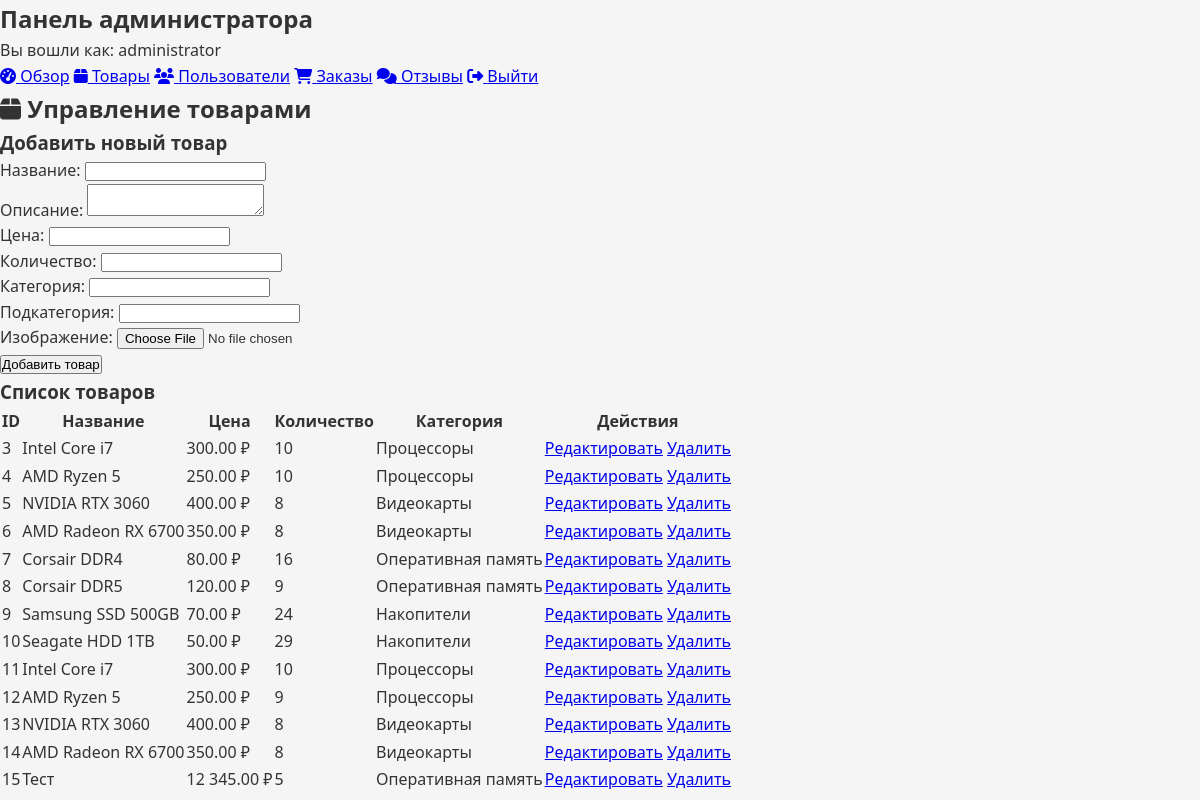
Screenshot of /admin_products.php (signed in) with the database file from the repository.
### tables this page shows
CREATE TABLE `products` (
  `id` int(11) NOT NULL,
  `name` varchar(100) NOT NULL,
  `description` text DEFAULT NULL,
  `price` decimal(10,2) NOT NULL,
  `quantity` int(11) NOT NULL,
  `category` varchar(100) DEFAULT NULL,
  `subcategory` varchar(100) DEFAULT NULL,
  `image` varchar(255) DEFAULT NULL
);

### admin_products.php (the view, shortened to what this page needs)
<?php
require 'db.php';
$stmt = $pdo->query("SELECT * FROM products");
$products = $stmt->fetchAll();
?>
<!DOCTYPE html>
<html lang="ru">
<head>
    <link rel="stylesheet" href="https://cdnjs.cloudflare.com/ajax/libs/font-awesome/6.4.0/css/all.min.css">
    <link rel="stylesheet" href="./css/styles.css?v=1">
</head>
<body>
    <div class="admin-container">
        <div class="admin-sidebar">
            <h2>Панель администратора</h2>
            <p>Вы вошли как: <?= htmlspecialchars($_SESSION['admin_username']) ?></p>
            <nav class="admin-nav">
                <a href="admin_panel.php"><i class="fas fa-tachometer-alt"></i> Обзор</a>
                <a href="admin_products.php" class="active"><i class="fas fa-box"></i> Товары</a>
                <a href="admin_users.php"><i class="fas fa-users"></i> Пользователи</a>
                <a href="admin_orders.php"><i class="fas fa-shopping-cart"></i> Заказы</a>
                <a href="admin_reviews.php"><i class="fas fa-comments"></i> Отзывы</a>
                <a href="logout.php"><i class="fas fa-sign-out-alt"></i> Выйти</a>
            </nav>
        </div>
        <div class="admin-content">
            <div class="admin-section">
                <h2><i class="fas fa-box"></i> Управление товарами</h2>
                <h3>Добавить новый товар</h3>
                <form method="POST" enctype="multipart/form-data" class="admin-form">
                    <div class="form-group">
                        <label>Название:</label>
                        <input type="text" name="name" required>
                    </div>
                    <div class="form-group">
                        <label>Описание:</label>
                        <textarea name="description" required></textarea>
                    </div>
                    <div class="form-group">
                        <label>Цена:</label>
                        <input type="number" name="price" step="0.01" required>
                    </div>
                    <div class="form-group">
                        <label>Количество:</label>
                        <input type="number" name="quantity" required>
                    </div>
                    <div class="form-group">
                        <label>Категория:</label>
                        <input type="text" name="category" required>
                    </div>
                    <div class="form-group">
                        <label>Подкатегория:</label>
                        <input type="text" name="subcategory">
                    </div>
                    <div class="form-group">
                        <label>Изображение:</label>
                        <input type="file" name="image">
                    </div>
                    <button type="submit" name="add_product" class="btn">Добавить товар</button>
                </form>
            </div>
            <div class="admin-section">
                <h3>Список товаров</h3>
                <table class="admin-table">
                    <thead>
                        <tr>
                            <th>ID</th>
                            <th>Название</th>
                            <th>Цена</th>
                            <th>Количество</th>
                            <th>Категория</th>
                            <th>Действия</th>
                        </tr>
                    </thead>
                    <tbody>
                        <?php foreach ($products as $product): ?>
                            <tr>
                                <td><?= $product['id'] ?></td>
                                <td><?= htmlspecialchars($product['name']) ?></td>
                                <td><?= number_format($product['price'], 2, '.', ' ') ?> ₽</td>
                                <td><?= $product['quantity'] ?></td>
                                <td><?= htmlspecialchars($product['category']) ?></td>
                                <td>
                                    <a href="edit_product.php?id=<?= $product['id'] ?>" class="btn btn-sm">Редактировать</a>
                                    <a href="admin_products.php?delete=<?= $product['id'] ?>" class="btn btn-sm btn-danger" onclick="return confirm('Удалить этот товар?')">Удалить</a>
                                </td>
                            </tr>
                        <?php endforeach; ?>
                    </tbody>
                </table>
            </div>
        </div>
    </div>
</body>
</html>

### css/styles.css (style rules this page uses)
:root { --primary-color: #4a6bff; --secondary-color: #6c757d; --light-color: #f8f9fa; --dark-color: #343a40; --success-color: #28a745; --danger-color: #dc3545; --header-bg: #2c3e50; --accent-color: #f39c12; }
* { box-sizing: border-box; margin: 0; padding: 0; }
body { font-family: 'Segoe UI', Tahoma, Geneva, Verdana, sans-serif; background-color: #f5f5f5; color: #333; line-height: 1.6; }

### rows the page displays
products: id "3", name "Intel Core i7", price "300.00", quantity "10", category "Процессоры"
products: id "4", name "AMD Ryzen 5", price "250.00", quantity "10", category "Процессоры"
products: id "5", name "NVIDIA RTX 3060", price "400.00", quantity "8", category "Видеокарты"
products: id "6", name "AMD Radeon RX 6700", price "350.00", quantity "8", category "Видеокарты"
products: id "7", name "Corsair DDR4", price "80.00", quantity "16", category "Оперативная память"
products: id "8", name "Corsair DDR5", price "120.00", quantity "9", category "Оперативная память"
products: id "9", name "Samsung SSD 500GB", price "70.00", quantity "24", category "Накопители"
products: id "10", name "Seagate HDD 1TB", price "50.00", quantity "29", category "Накопители"
products: id "11", name "Intel Core i7", price "300.00", quantity "10", category "Процессоры"
products: id "12", name "AMD Ryzen 5", price "250.00", quantity "9", category "Процессоры"
products: id "13", name "NVIDIA RTX 3060", price "400.00", quantity "8", category "Видеокарты"
products: id "14", name "AMD Radeon RX 6700", price "350.00", quantity "8", category "Видеокарты"
products: id "15", name "Тест", price "12 345.00", quantity "5", category "Оперативная память"

### other values shown
$_SESSION['admin_username'] "administrator"
